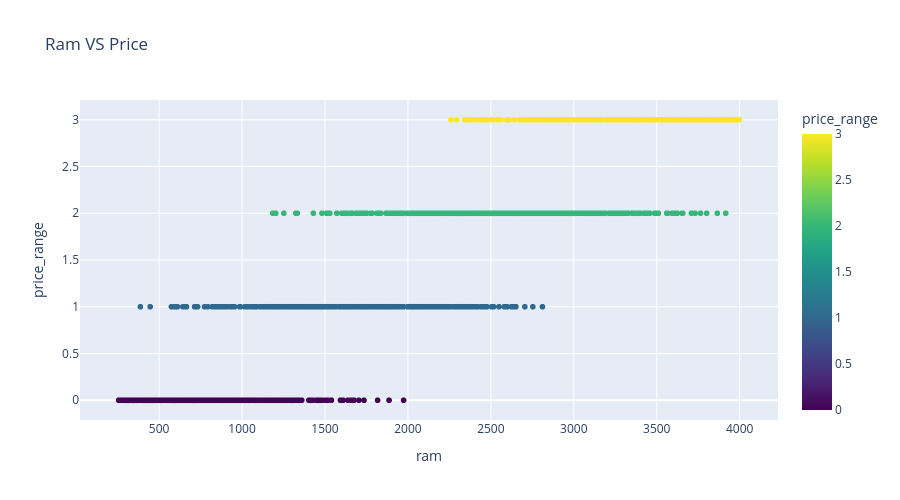

Notebook code for this chart:
### Markdown cell above
## EDA

### Code cell
px.scatter(df_train,x='ram',y='price_range',color_continuous_scale='Viridis',color='price_range',title="Ram VS Price", width=900,
    height=500,)

### Figure 1 — Plotly figure (JSON) as saved in the notebook; plotly's stock layout.template omitted (floating-point values rounded to 4 significant figures; data arrays with more than 128 entries replaced by an {"elided": "..."} marker saying what was removed)
{"data": [{"hovertemplate": "ram=%{x}<br>price_range=%{marker.color}<extra></extra>", "legendgroup": "", "marker": {"color": {"elided": "2000 int values"}, "coloraxis": "coloraxis", "symbol": "circle"}, "mode": "markers", "name": "", "showlegend": false, "type": "scattergl", "x": {"elided": "2000 int values"}, "xaxis": "x", "y": {"elided": "2000 int values"}, "yaxis": "y"}], "layout": {"coloraxis": {"colorbar": {"title": {"text": "price_range"}}, "colorscale": [[0, "#440154"], [0.1111, "#482878"], [0.2222, "#3e4989"], [0.3333, "#31688e"], [0.4444, "#26828e"], [0.5556, "#1f9e89"], [0.6667, "#35b779"], [0.7778, "#6ece58"], [0.8889, "#b5de2b"], [1, "#fde725"]]}, "height": 500, "legend": {"tracegroupgap": 0}, "title": {"text": "Ram VS Price"}, "width": 900, "xaxis": {"anchor": "y", "domain": [0, 1], "title": {"text": "ram"}}, "yaxis": {"anchor": "x", "domain": [0, 1], "title": {"text": "price_range"}}}}
